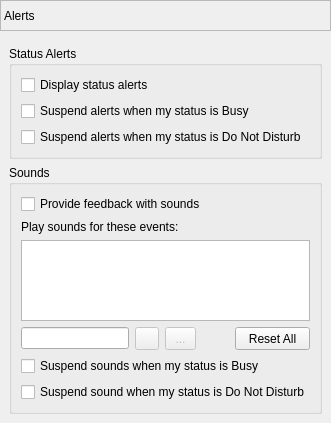
        <widget class="QWidget" name="pageAlerts">
         <layout class="QVBoxLayout" name="verticalLayout_22">
          <property name="leftMargin">
           <number>0</number>
          </property>
          <property name="topMargin">
           <number>0</number>
          </property>
          <property name="rightMargin">
           <number>0</number>
          </property>
          <property name="bottomMargin">
           <number>0</number>
          </property>
          <item>
           <widget class="QLabel" name="labelAlertsPage">
            <property name="sizePolicy">
             <sizepolicy hsizetype="Preferred" vsizetype="Fixed">
              <horstretch>0</horstretch>
              <verstretch>0</verstretch>
             </sizepolicy>
            </property>
            <property name="minimumSize">
             <size>
              <width>0</width>
              <height>31</height>
             </size>
            </property>
            <property name="frameShape">
             <enum>QFrame::StyledPanel</enum>
            </property>
            <property name="frameShadow">
             <enum>QFrame::Sunken</enum>
            </property>
            <property name="text">
             <string>Alerts</string>
            </property>
           </widget>
          </item>
          <item alignment="Qt::AlignTop">
           <widget class="QWidget" name="widgetAlerts" native="true">
            <layout class="QVBoxLayout" name="verticalLayout_7">
             <item>
              <widget class="QGroupBox" name="groupAlerts">
               <property name="title">
                <string>Status Alerts</string>
               </property>
               <layout class="QVBoxLayout" name="verticalLayout_19">
                <item>
                 <widget class="QCheckBox" name="checkBoxAlert">
                  <property name="text">
                   <string>Display status alerts</string>
                  </property>
                 </widget>
                </item>
                <item>
                 <widget class="QCheckBox" name="checkBoxNoBusyAlert">
                  <property name="text">
                   <string>Suspend alerts when my status is Busy</string>
                  </property>
                 </widget>
                </item>
                <item>
                 <widget class="QCheckBox" name="checkBoxNoDNDAlert">
                  <property name="text">
                   <string>Suspend alerts when my status is Do Not Disturb</string>
                  </property>
                 </widget>
                </item>
               </layout>
              </widget>
             </item>
             <item>
              <widget class="QGroupBox" name="groupSounds">
               <property name="title">
                <string>Sounds</string>
               </property>
               <layout class="QGridLayout" name="gridLayout_6">
                <item row="3" column="0">
                 <widget class="QLineEdit" name="textBoxSoundFile">
                  <property name="sizePolicy">
                   <sizepolicy hsizetype="Preferred" vsizetype="Fixed">
                    <horstretch>0</horstretch>
                    <verstretch>0</verstretch>
                   </sizepolicy>
                  </property>
                  <property name="readOnly">
                   <bool>true</bool>
                  </property>
                 </widget>
                </item>
                <item row="2" column="0" colspan="4">
                 <widget class="QListWidget" name="listWidgetSounds">
                  <property name="sizePolicy">
                   <sizepolicy hsizetype="Expanding" vsizetype="Fixed">
                    <horstretch>0</horstretch>
                    <verstretch>0</verstretch>
                   </sizepolicy>
                  </property>
                  <property name="maximumSize">
                   <size>
                    <width>16777215</width>
                    <height>81</height>
                   </size>
                  </property>
                 </widget>
                </item>
                <item row="1" column="0" colspan="4">
                 <widget class="QLabel" name="labelSoundEventsDesc">
                  <property name="text">
                   <string>Play sounds for these events:</string>
                  </property>
                 </widget>
                </item>
                <item row="0" column="0" colspan="4">
                 <widget class="QCheckBox" name="checkBoxSound">
                  <property name="text">
                   <string>Provide feedback with sounds</string>
                  </property>
                 </widget>
                </item>
                <item row="4" column="0" colspan="4">
                 <widget class="QCheckBox" name="checkBoxNoBusySound">
                  <property name="text">
                   <string>Suspend sounds when my status is Busy</string>
                  </property>
                 </widget>
                </item>
                <item row="5" column="0" colspan="4">
                 <widget class="QCheckBox" name="checkBoxNoDNDSound">
                  <property name="text">
                   <string>Suspend sound when my status is Do Not Disturb</string>
                  </property>
                 </widget>
                </item>
                <item row="3" column="1">
                 <widget class="ThemedButton" name="buttonPlaySound">
                  <property name="enabled">
                   <bool>false</bool>
                  </property>
                  <property name="sizePolicy">
                   <sizepolicy hsizetype="Maximum" vsizetype="Fixed">
                    <horstretch>0</horstretch>
                    <verstretch>0</verstretch>
                   </sizepolicy>
                  </property>
                  <property name="minimumSize">
                   <size>
                    <width>0</width>
                    <height>23</height>
                   </size>
                  </property>
                  <property name="text">
                   <string/>
                  </property>
                 </widget>
                </item>
                <item row="3" column="2">
                 <widget class="ThemedButton" name="buttonSoundPath">
                  <property name="enabled">
                   <bool>false</bool>
                  </property>
                  <property name="sizePolicy">
                   <sizepolicy hsizetype="Preferred" vsizetype="Fixed">
                    <horstretch>0</horstretch>
                    <verstretch>0</verstretch>
                   </sizepolicy>
                  </property>
                  <property name="minimumSize">
                   <size>
                    <width>0</width>
                    <height>23</height>
                   </size>
                  </property>
                  <property name="maximumSize">
                   <size>
                    <width>31</width>
                    <height>16777215</height>
                   </size>
                  </property>
                  <property name="text">
                   <string>...</string>
                  </property>
                 </widget>
                </item>
                <item row="3" column="3" alignment="Qt::AlignRight">
                 <widget class="ThemedButton" name="buttonResetSounds">
                  <property name="sizePolicy">
                   <sizepolicy hsizetype="Preferred" vsizetype="Fixed">
                    <horstretch>0</horstretch>
                    <verstretch>0</verstretch>
                   </sizepolicy>
                  </property>
                  <property name="minimumSize">
                   <size>
                    <width>75</width>
                    <height>23</height>
                   </size>
                  </property>
                  <property name="text">
                   <string>Reset All</string>
                  </property>
                 </widget>
                </item>
               </layout>
              </widget>
             </item>
            </layout>
           </widget>
          </item>
         </layout>
        </widget>
